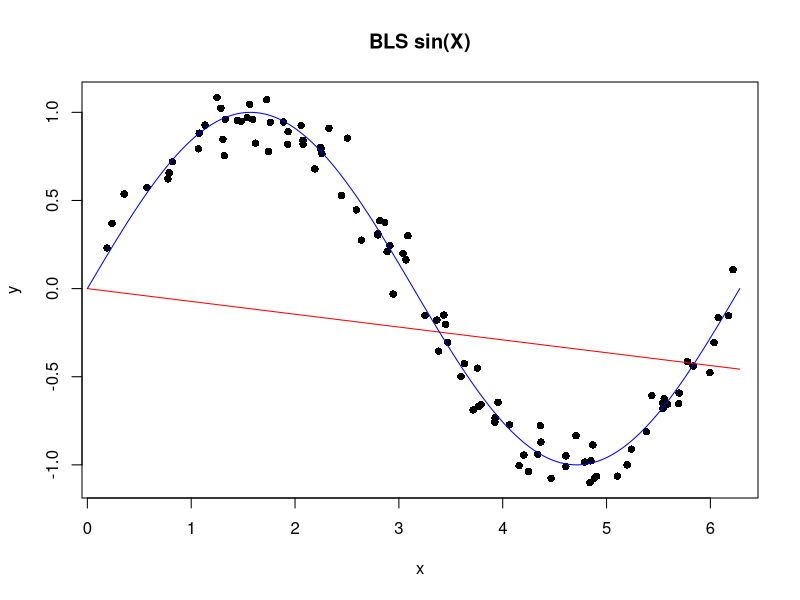
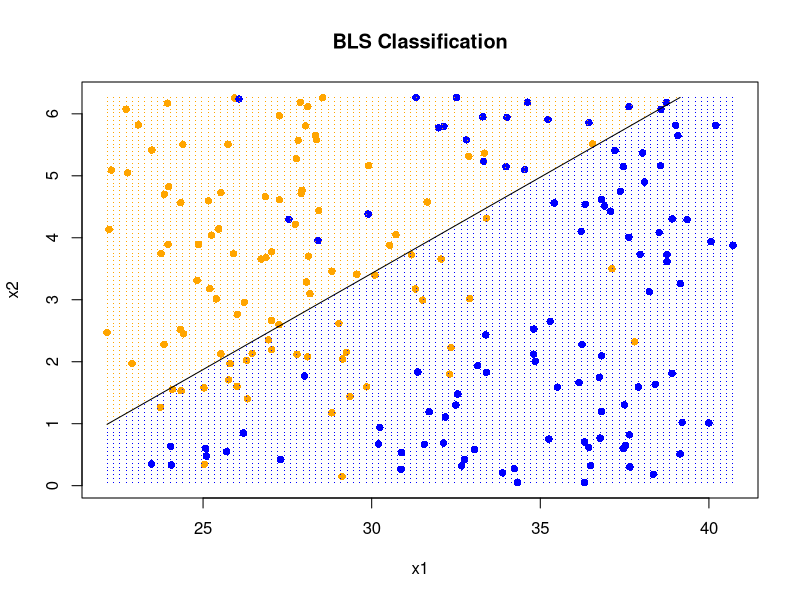
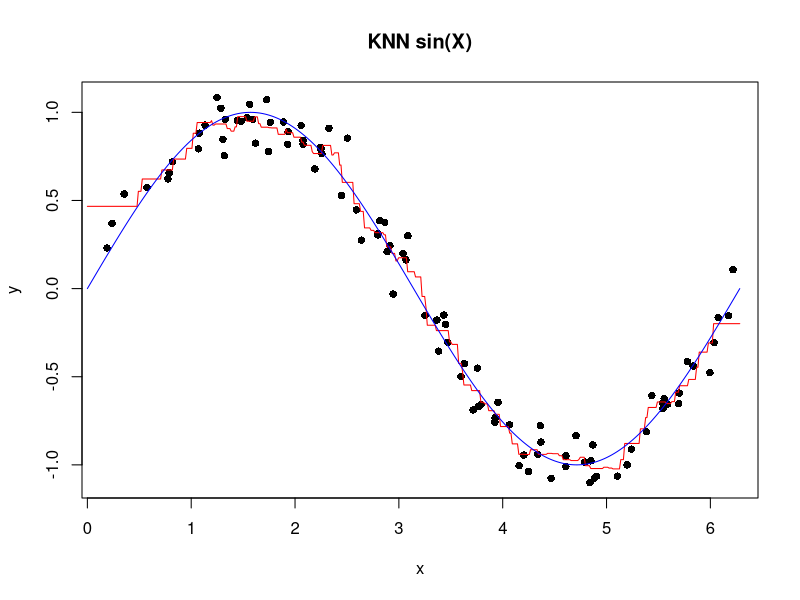
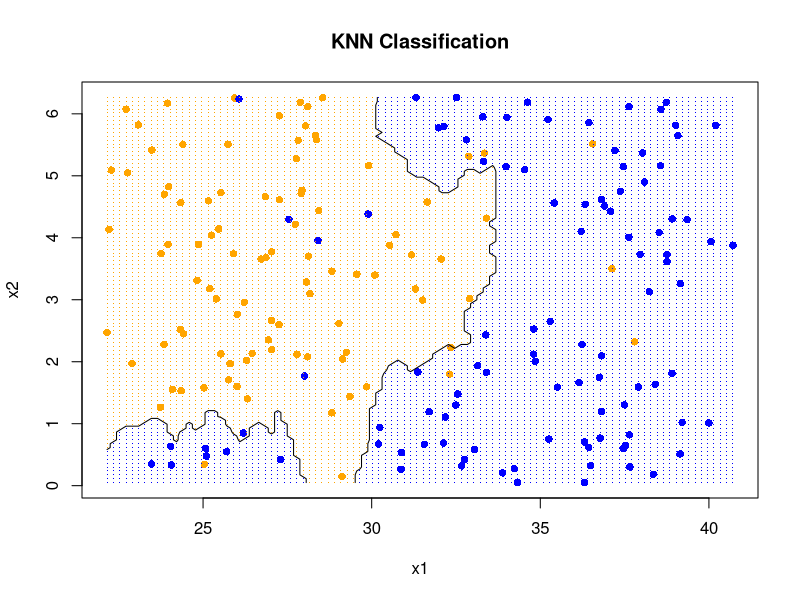

Source code (R) for these figures, in order:
## ---- chunk 1
#### global options to suppress warnings and messages in final document.
#### They are still visible in the compilation log in R.

#### Each of these options can also be set per-chunk, i.e.,
#### ```{r, fig.width = 5} 
#### ... 
####```
knitr::opts_chunk$set(message = FALSE, ## supress general messages
                      warning = FALSE, ## supress warnings
                      fig.height = 4, fig.width = 4, ## set figure size (inches)
                      cache = TRUE ## cache code so compilation is faster
                                   ## only runs if chunk is modified
                      )
## ---- chunk 2
run.sinx <- function(BLS_Flag = TRUE, k = 1, ...){
    set.seed(100)
    x <- runif(100, 0, 2*pi)
    y <- sin(x) + rnorm(100, 0, 0.1)

    xgrid <- seq(0, 2*pi, length=500)
    n <- length(xgrid)
    ygrid <- vector(length=n)

    ygrid <- sapply(1:n, function(i){
                        ifelse(BLS_Flag,
                               bls(xgrid[i], x, y),
                               knn(xgrid[i], x, y, k)
                        )
             })
    titl <- ifelse(BLS_Flag, "BLS sin(X)", "KNN sin(X)")
    plot(x, y, pch = 16, main = titl)
    lines(xgrid, ygrid, col=c("red"))
    lines(xgrid, sin(xgrid), col=c("blue"))
}
## ---- chunk 3
x <- read.table("dat_2.txt", FALSE)
y <- x[,3]
x <- x[,-3]
x <- as.matrix(x)

xgrid1 <- seq(min(x[,1]), max(x[,1]), length = 100)
xgrid2 <- seq(min(x[,2]), max(x[,2]),length = 100)
n <- length(xgrid1)
zgrid <- matrix(0,n,n)

run.classify <- function(BLS_Flag = TRUE, k = 1, ...){
    zgrid <- t(sapply(1:n, function(i){
                          sapply(1:n, function(j){
                                     ifelse(BLS_Flag,
                                            bls(c(xgrid1[i], xgrid2[j]), x, y),
                                            knn(c(xgrid1[i], xgrid2[j]), x, y, k)
                                     )
                          })
             }))
    titl <- ifelse(BLS_Flag, "BLS Classification", "KNN Classification")
    plot(x, col=c("orange","blue")[y+1], pch=16, xlab="x1", ylab="x2", main=titl)
    sapply(1:n, function(i){
	val<-as.numeric(zgrid[,i] >= 0.5) + 1
	points(xgrid1,rep(xgrid2[i],n), pch = ".", col = c("orange", "blue")[val])
    })
    contour(x = xgrid1, y = xgrid2, z = zgrid, levels = 0.5, add = TRUE, 
            drawlabels = FALSE)
}
## ---- chunk 4
bls <- function(x0,x,y){
    x0 %*% (solve(t(x) %*% x) %*% t(x) %*% y)
}
## ---- chunk 5
run.sinx(BLS_Flag = TRUE)
## ---- chunk 6
run.classify(BLS_Flag = TRUE)
## ---- chunk 7
knn <- function(x0, x, y, k){
    dis <- apply(as.matrix(x), 1, function(r) sum((x0 - r)^2))
    mean(y[head(order(dis), k)])
}
## ---- chunk 8
run.sinx(BLS_Flag = FALSE, k = 5)
## ---- chunk 9
run.classify(BLS_Flag = FALSE, k = 5)
